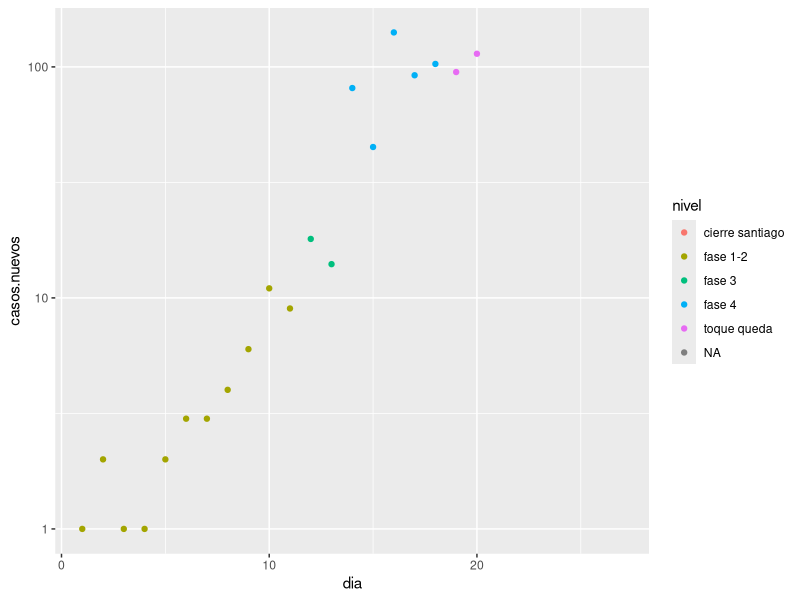
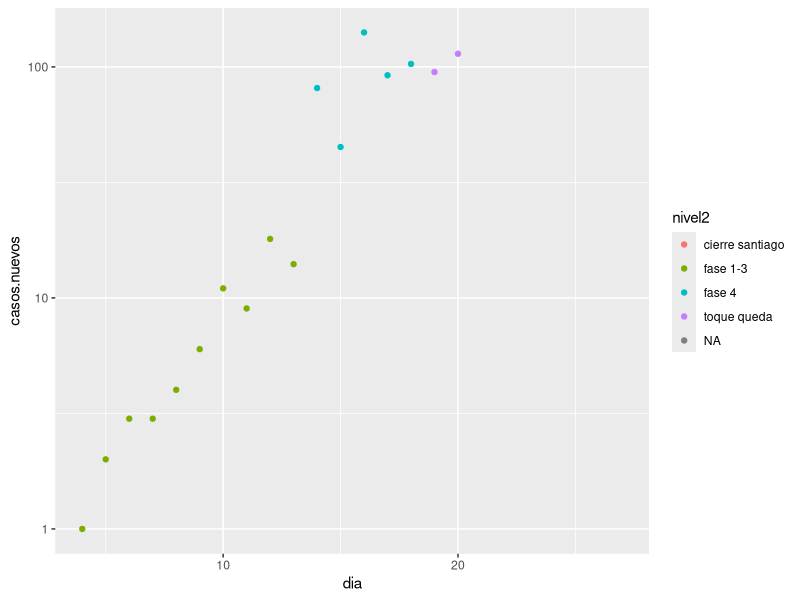

Here is the R script that generated these plots, in order:
## ---- chunk 1
library(openxlsx)
library(ggplot2)
a<-read.xlsx("chile_medidas.xlsx")
a$casos.nuevos<-c(1,diff(a$casos))
knitr::opts_chunk$set(echo = TRUE)
## ---- chunk 2
ggplot(a, aes(x=dia, y=casos.nuevos, color=nivel))+scale_y_continuous(trans = "log10")+geom_point()
## ---- chunk 3
a2<-a[-c(1,2,3),]
a2$nivel2<-car::Recode(a2$nivel, "c('fase 1-2','fase 3')='fase 1-3';")
ggplot(a2, aes(x=dia, y=casos.nuevos, color=nivel2))+scale_y_continuous(trans = "log10")+geom_point()
